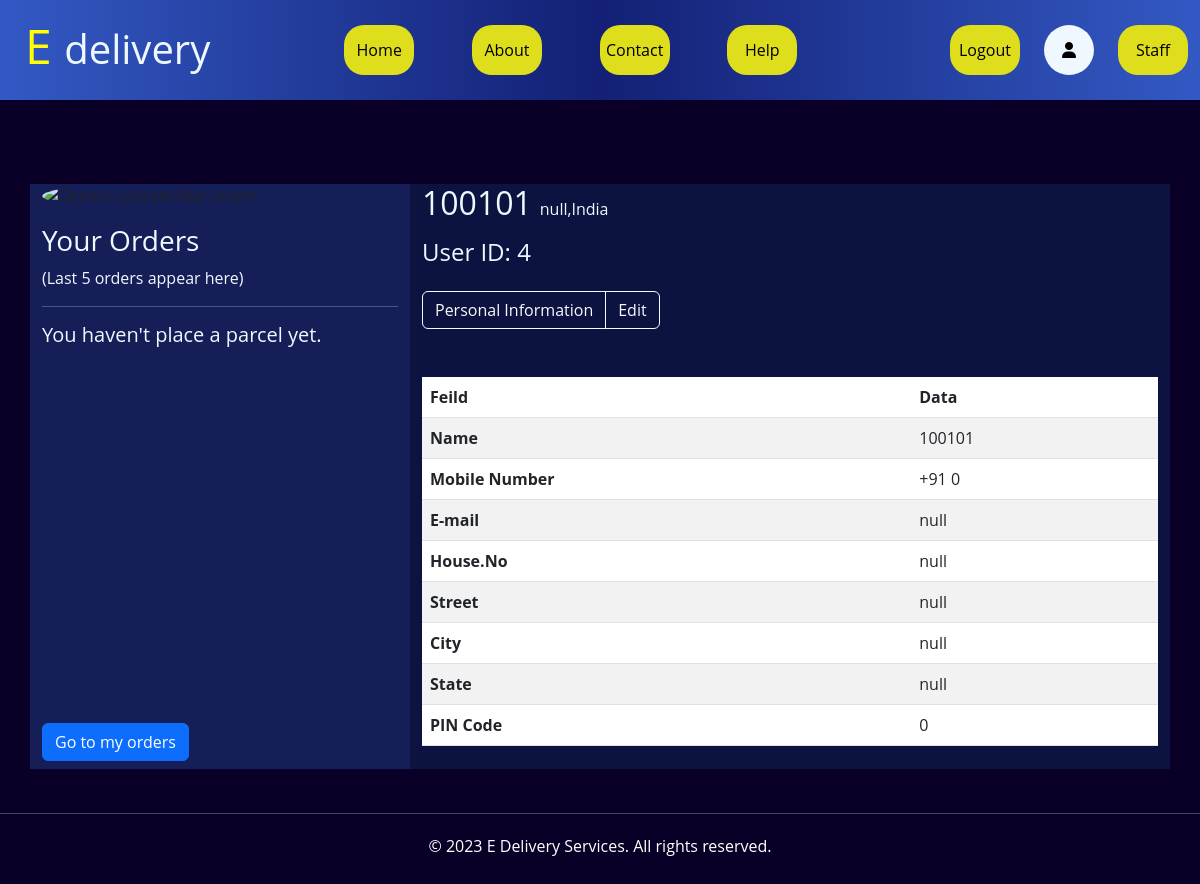
The app's page /user_profile (signed in), older data.
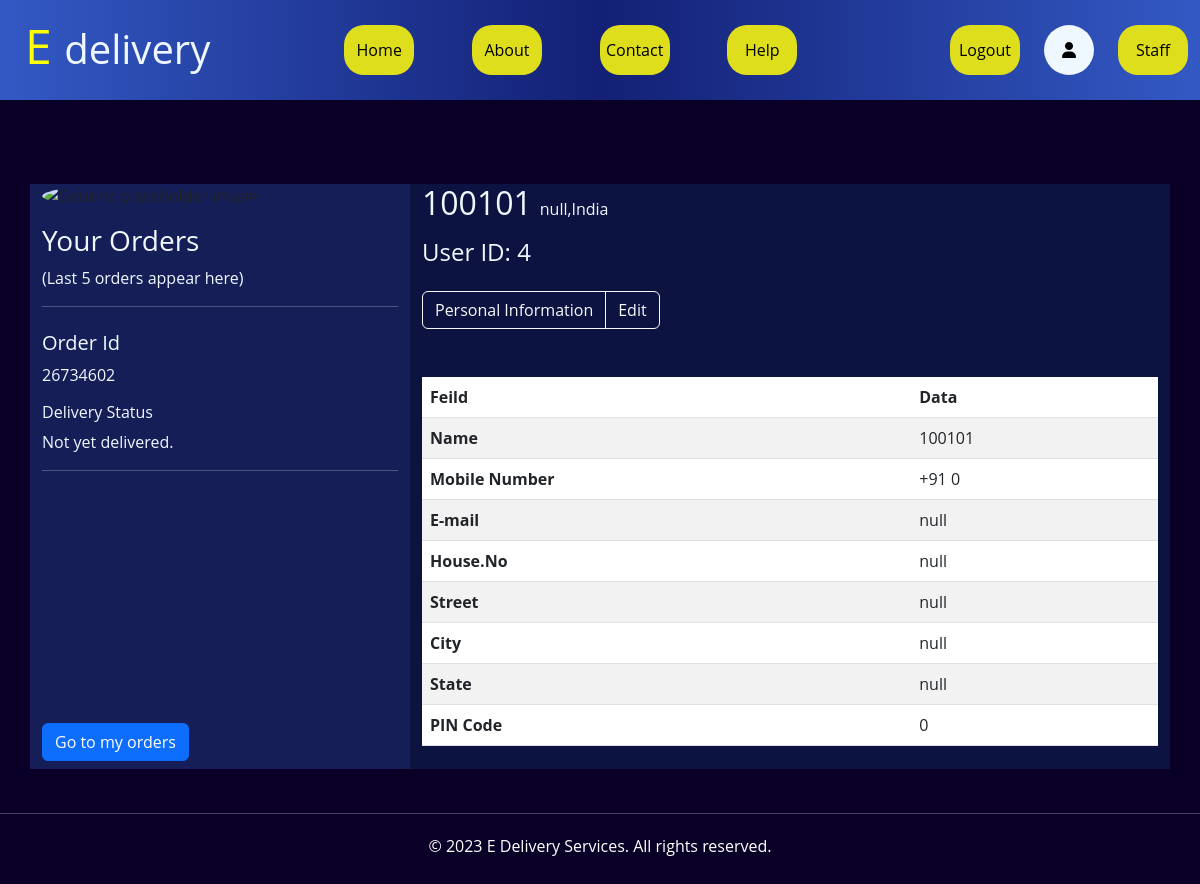
The same page, newer data.
### courier_service/models.py (models this page shows)
class Orders(models.Model):
    Order_Id=models.IntegerField(primary_key=True)
    Order_Name=models.CharField(max_length=50)
    Parcel_Weight=models.IntegerField()
    Parcel_length=models.IntegerField(null=True,blank=True)
    Parcel_Width=models.IntegerField(null=True,blank=True)
    Parcel_height=models.IntegerField(null=True,blank=True)
    booked_date=models.DateTimeField()
    shipped_date=models.DateTimeField(null=True,blank=True)
    delivered_date=models.DateTimeField(null=True,blank=True)
    From_House_No=models.CharField(max_length=50)
    From_Street=models.CharField(max_length=50)
    From_City=models.CharField(max_length=50)
    From_State=models.CharField(max_length=50)
    From_Pin_Code=models.IntegerField()
    Receiver_Name=models.CharField(max_length=50)
    Receiver_Contact_Number=models.BigIntegerField()
    To_House_No=models.CharField(max_length=50)
    To_Street=models.CharField(max_length=50)
    To_City=models.CharField(max_length=50)
    To_State=models.CharField(max_length=50,null=True)
    To_Pin_Code=models.IntegerField()
    Order_Status=models.CharField(max_length=50,default="Not yet delivered.")
    Order_location=models.ForeignKey(cities,on_delete=models.CASCADE,null=True,blank=True)
    Order_Type=models.CharField(max_length=50)
    delivery_charge=models.IntegerField(null=True,blank=True)
    User_Id=models.ForeignKey(user_details,on_delete=models.CASCADE,null=True,blank=True)
    Sender_Employee_Id=models.ForeignKey(Employees,related_name='employee1',on_delete=models.CASCADE,null=True,blank=True)
    Receiver_Name_Employee_Id=models.ForeignKey(Employees,related_name='employee2',on_delete=models.CASCADE,null=True,blank=True)

### courier_service/views.py (the view)
# urls.py: path('user_profile', views.user_profile, name='user_profile'),
def user_profile(request):
    User=user_details.objects.get(user=request.user)
    orders = Orders.objects.filter(User_Id=User).order_by('booked_date')[:5]
    context={
        'city' : User.City,
        "userid" : User.UserId,
        'street' : User.Street,
        "state" : User.State,
        "Name" : User.user,
        "name" : User.user,
        "number" : User.Contact_Number,
        "mail" : User.Email,
        "h_no" : User.House_No,
        "state" : User.State,
        "pin" : User.Pin_Code,
        "orders" : orders
    }
    return render(request, 'user_profile.html',context)

### courier_service/templates/user_profile.html (shortened to what this page needs)
{% extends "layout.html" %}
    {% block pagebody %}
<div style="background-color: #0a0027; margin-top: 7%;">
    <div class="container user_profile_container">
        <div class="row">
            <div class="column col-md-4 col-sm-12 overflow-auto" style="background-color: #161e58">
                <img class="rounded-circle mb-3" src="https://static.vecteezy.com/system/resources/thumbnails/002/318/271/small/user-profile-icon-free-vector.jpg" alt="Generic placeholder image" width="140" height="140">
                <h3 style="color: aliceblue;">Your Orders</h3>
                <p style="color: aliceblue;">(Last 5 orders appear here)</p>
                <hr style="color: aliceblue;"/>
                <div style="height: 50vh;" class="overflow-auto">
                  {%if orders %}
                     {%for i in orders%}
                    <div class="pt-2">
                        <h5 style="color: aliceblue;">Order Id</h5>
                        <p style="color: aliceblue;">{{i.Order_Id}}</p>
                        <h6 style="color: aliceblue;">Delivery Status</h6>
                        <p style="color: aliceblue;">{{i.Order_Status}}</p>
                        <hr style="color: aliceblue;"/>
                    </div>
                    {%endfor%}
                  {%else%}
                  <h5 style="color: aliceblue;">You haven't place a parcel yet.</h5>
                  {%endif%}
                  </div>
                <div class="pb-2">
                    <a href="/my_orders" class="btn btn-primary">Go to my orders</a>
                </div>
            </div>
            <div class="column col-md-8 col-sm-12" style="background-color: #0d1340;">
                <h2 style="display: inline-block; color: aliceblue;">{{Name}}</h2><span class="ps-2"  style="color: aliceblue;">{{city}},India</span>
                <h4 class="pt-2 pb-2"  style="color: aliceblue;">User ID: {{userid}}</h4>
                <div class="btn-toolbar pt-2" role="toolbar" aria-label="Toolbar with button groups">
                    <div class="btn-group mr-2" role="group" aria-label="First group">
                      <a href="/user_profile" type="button" class="btn btn-outline-light">Personal Information</a>
                      <a href="/edit" type="button" class="btn btn-outline-light">Edit</a>
                    </div>
                </div>
                <table class="table table-striped pt-2 pb-2 mt-5 pt-2">
                    <thead>
                      <tr>
                        <th scope="col">Feild</th>
                        <th scope="col">Data</th>
                      </tr>
                    </thead>
                    <tbody>
                      <tr>
                        <th scope="row">Name </th>
                        <td>{{name}}</td>
                      </tr>
                      <tr>
                        <th scope="row">Mobile Number</th>
                        <td>+91 {{number}}</td>
                      </tr>
                      <tr>
                        <th scope="row">E-mail</th>
                        <td>{{mail}}</td>
                      </tr>
                      <tr>
                        <th scope="row">House.No</th>
                        <td>{{h_no}}</td>
                      </tr>
                      <tr>
                        <th scope="row">Street</th>
                        <td>{{street}}</td>
                      </tr>
                      <tr>
                        <th scope="row">City</th>
                        <td>{{city}}</td>
                      </tr>
                      <tr>
                        <th scope="row">State</th>
                        <td>{{state}}</td>
                      </tr>
                      <tr>
                        <th scope="row">PIN Code</th>
                        <td>{{pin}}</td>
                      </tr>
                    </tbody>
                  </table>
            </div>
        </div>
    </div>
</div>
{% endblock %}

Row changes from the older to the newer data that the page shows:
added Orders: Order_Id "26734602", Order_Status "Not yet delivered."
Text that changed along with them:
text no longer shown: "You haven't place a parcel yet."
